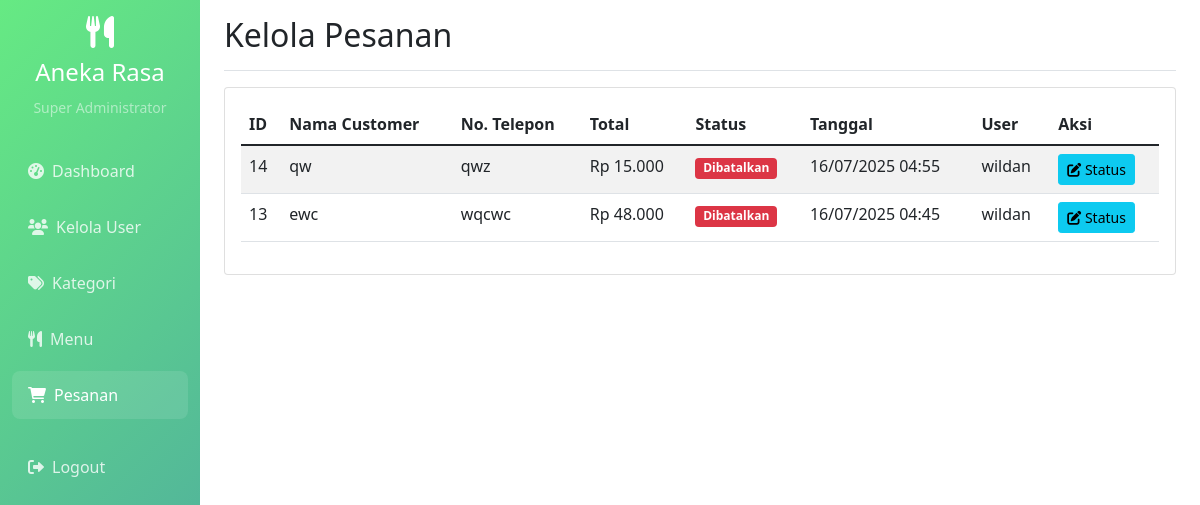
Screenshot of /views/orders.php (signed in) with the database file from the repository.
### tables this page shows
CREATE TABLE `orders` (
  `id` int(11) NOT NULL,
  `user_id` int(11) DEFAULT NULL,
  `customer_name` varchar(100) NOT NULL,
  `customer_phone` varchar(20) DEFAULT NULL,
  `total_amount` decimal(10,2) NOT NULL,
  `status` enum('ditunda','dikonfirmasi','disiapkan','siap','diantar','dibatalkan') DEFAULT 'ditunda',
  `order_date` timestamp NOT NULL DEFAULT current_timestamp()
);

CREATE TABLE `users` (
  `id` int(11) NOT NULL,
  `username` varchar(50) NOT NULL,
  `password` varchar(255) NOT NULL,
  `role` enum('super_admin','staff','user') NOT NULL,
  `full_name` varchar(100) NOT NULL,
  `email` varchar(100) DEFAULT NULL,
  `created_at` timestamp NOT NULL DEFAULT current_timestamp()
);

### models/Order.php (called while the page is built, shortened)
<?php
class Order {
    private $conn;
    private $table_name = "orders";
    public function __construct($db) {
        $this->conn = $db;
    }
    public function readAll() {
        $query = "SELECT o.id, o.customer_name, o.customer_phone, o.total_amount, o.status, o.order_date, u.full_name as user_name
                  FROM " . $this->table_name . " o
                  LEFT JOIN users u ON o.user_id = u.id
                  ORDER BY o.order_date DESC";
        $stmt = $this->conn->prepare($query);
        $stmt->execute();
        return $stmt;
    }
}
?>

### views/orders.php (the view, shortened to what this page needs)
<?php
include_once '../models/Order.php';
$database = new Database();
$db = $database->getConnection();
$order = new Order($db);
$stmt = $order->readAll();
?>
<!DOCTYPE html>
<html lang="id">
<head>
    <link href="https://cdn.jsdelivr.net/npm/bootstrap@5.1.3/dist/css/bootstrap.min.css" rel="stylesheet">
    <link href="https://cdnjs.cloudflare.com/ajax/libs/font-awesome/6.0.0/css/all.min.css" rel="stylesheet">
</head>
<body>
    <div class="container-fluid">
        <div class="row">
            <nav class="col-md-3 col-lg-2 d-md-block sidebar collapse">
                <div class="position-sticky pt-3">
                    <div class="text-center mb-4">
                        <i class="fas fa-utensils text-white" style="font-size: 2rem;"></i>
                        <h4 class="text-white mt-2">Aneka Rasa</h4>
                        <small class="text-white-50"><?php echo $_SESSION['full_name']; ?></small>
                    </div>
                    <ul class="nav flex-column">
                        <li class="nav-item">
                            <a class="nav-link" href="dashboard.php">
                                <i class="fas fa-tachometer-alt me-2"></i>Dashboard
                            </a>
                        </li>
                        <?php if($_SESSION['role'] == 'super_admin'): ?>
                        <li class="nav-item">
                            <a class="nav-link" href="users.php">
                                <i class="fas fa-users me-2"></i>Kelola User
                            </a>
                        </li>
                        <?php endif; ?>
                        <li class="nav-item">
                            <a class="nav-link" href="categories.php">
                                <i class="fas fa-tags me-2"></i>Kategori
                            </a>
                        </li>
                        <li class="nav-item">
                            <a class="nav-link" href="menu.php">
                                <i class="fas fa-utensils me-2"></i>Menu
                            </a>
                        </li>
                        <li class="nav-item">
                            <a class="nav-link active" href="orders.php">
                                <i class="fas fa-shopping-cart me-2"></i>Pesanan
                            </a>
                        </li>
                        <li class="nav-item mt-3">
                            <a class="nav-link" href="../controllers/AuthController.php?action=logout">
                                <i class="fas fa-sign-out-alt me-2"></i>Logout
                            </a>
                        </li>
                    </ul>
                </div>
            </nav>
            <main class="col-md-9 ms-sm-auto col-lg-10 px-md-4">
                <div class="d-flex justify-content-between flex-wrap flex-md-nowrap align-items-center pt-3 pb-2 mb-3 border-bottom">
                    <h1 class="h2">Kelola Pesanan</h1>
                </div>
                <div class="card">
                    <div class="card-body">
                        <div class="table-responsive">
                            <table class="table table-striped">
                                <thead>
                                    <tr>
                                        <th>ID</th>
                                        <th>Nama Customer</th>
                                        <th>No. Telepon</th>
                                        <th>Total</th>
                                        <th>Status</th>
                                        <th>Tanggal</th>
                                        <th>User</th>
                                        <th>Aksi</th>
                                    </tr>
                                </thead>
                                <tbody>
                                    <?php while($row = $stmt->fetch(PDO::FETCH_ASSOC)): ?>
                                    <tr>
                                        <td><?php echo $row['id']; ?></td>
                                        <td><?php echo htmlspecialchars($row['customer_name']); ?></td>
                                        <td><?php echo htmlspecialchars($row['customer_phone']); ?></td>
                                        <td>Rp <?php echo number_format($row['total_amount'], 0, ',', '.'); ?></td>
                                        <td>
                                            <span class="badge bg-<?php
                                                echo $row['status'] == 'ditunda' ? 'warning' :
                                                ($row['status'] == 'dikonfirmasi' ? 'info' :
                                                ($row['status'] == 'disiapkan' ? 'primary' :
                                                ($row['status'] == 'siap' ? 'success' :
                                                ($row['status'] == 'diantar' ? 'success' : 'danger'))));
                                            ?>">
                                                <?php echo ucfirst($row['status']); ?>
                                            </span>
                                        </td>
                                        <td><?php echo date('d/m/Y H:i', strtotime($row['order_date'])); ?></td>
                                        <td><?php echo htmlspecialchars($row['user_name']); ?></td>
                                        <td>
                                            <button class="btn btn-sm btn-info" onclick="updateStatus(<?php echo $row['id']; ?>, '<?php echo $row['status']; ?>')">
                                                <i class="fas fa-edit"></i> Status
                                            </button>
                                        </td>
                                    </tr>
                                    <?php endwhile; ?>
                                </tbody>
                            </table>
                        </div>
                    </div>
                </div>
            </main>
        </div>
    </div>
</body>
</html>

### views/orders.php (style rules this page uses)
.sidebar { min-height: 100vh; background: linear-gradient(135deg,rgb(102, 234, 131) 0%,rgb(75, 162, 162) 100%); }
.sidebar .nav-link { color: rgba(255, 255, 255, 0.8); padding: 0.75rem 1rem; margin: 0.25rem 0; border-radius: 0.5rem; transition: all 0.3s; }
.sidebar .nav-link:hover, .sidebar .nav-link.active { color: white; background: rgba(255, 255, 255, 0.1); }

### rows the page displays
orders: id "14", customer_name "qw", customer_phone "qwz", total_amount "15.000", status "Dibatalkan", order_date "16/07/2025 04:55", user.full_name "wildan"
orders: id "13", customer_name "ewc", customer_phone "wqcwc", total_amount "48.000", status "Dibatalkan", order_date "16/07/2025 04:45", user.full_name "wildan"

### other values shown
$_SESSION['full_name'] "Super Administrator"
